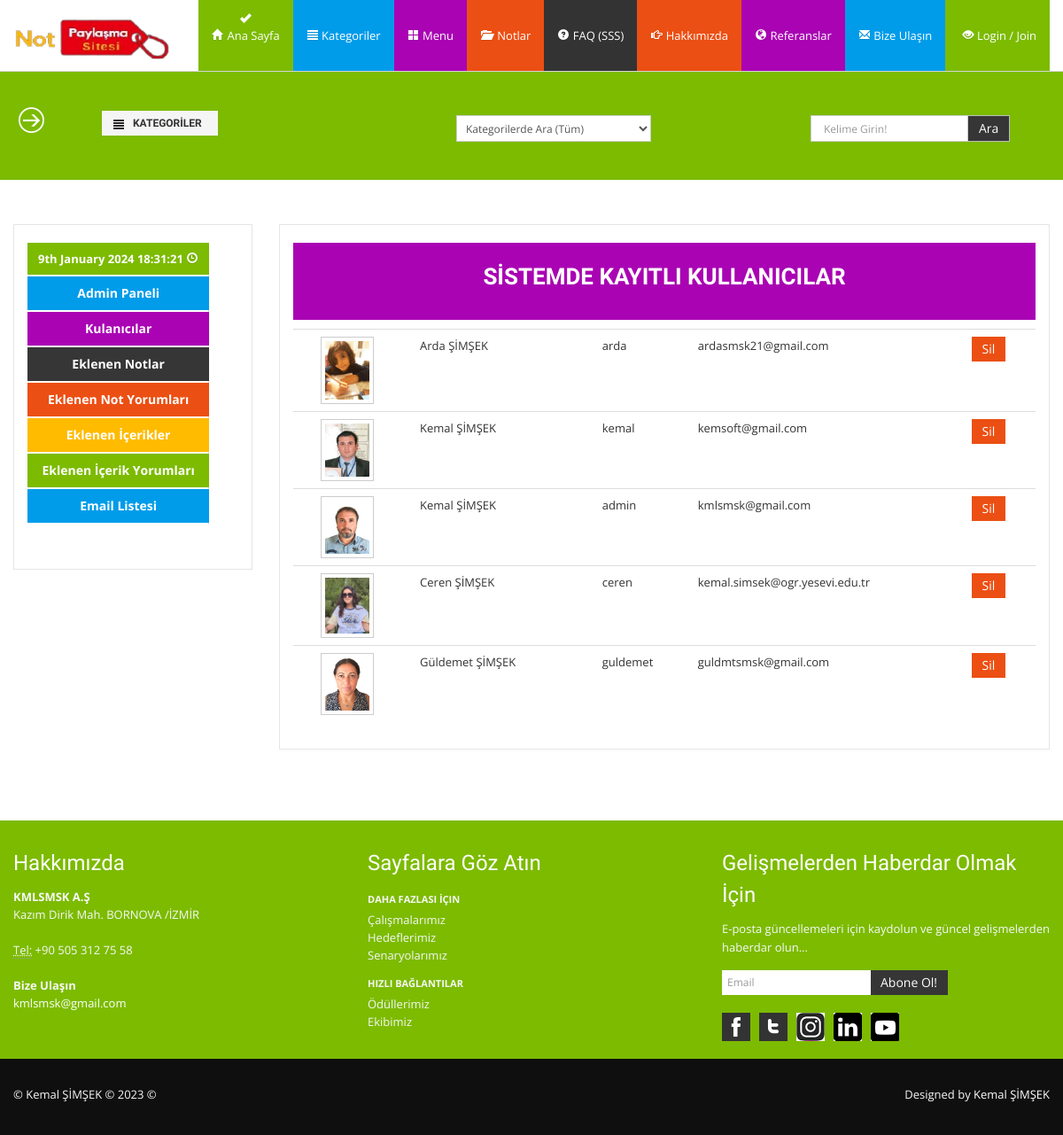
The page /user/users/ on the database its author committed.
### home/models.py (models this page shows, shortened)
class UserProfile(models.Model):
    user=models.OneToOneField(User, on_delete=models.CASCADE)
    phone=models.CharField(blank=True, max_length=20)
    address=models.CharField(blank=True, max_length=150)
    city=models.CharField(blank=True, max_length=25)
    country=models.CharField(blank=True,max_length=25)
    image=models.ImageField(blank=True, upload_to='images/users/')
    def image_tag(self):
        return mark_safe('<img src="{}" height="50"/> '.format(self.image.url))
    image_tag.short_description='Image'

class Settings(models.Model):
    STATUS=(
        ('True', 'Evet'),
        ('False', 'Hayir'),
    )
    title=models.CharField(max_length=200)
    keywords=models.CharField(max_length=255)
    description=models.CharField(max_length=255)
    company=models.CharField(max_length=100)
    address=models.CharField(blank=True,max_length=150)
    googleMap=models.CharField(blank=True, max_length=255)
    phone=models.CharField(blank=True, max_length=20)
    fax=models.CharField(blank=True,max_length=20)
    email=models.CharField(blank=True, max_length=60)
    smtpserver=models.CharField(blank=True,max_length=30)
    smtpemail=models.CharField(blank=True,max_length=30)
    smtppassword=models.CharField(blank=True,max_length=30)
    smtpport=models.CharField(blank=True,max_length=10)
    icon=models.ImageField(blank=True, upload_to='images/')
    facebook=models.CharField(blank=True,max_length=50)
    instagram=models.CharField(blank=True,max_length=50)
    twitter=models.CharField(blank=True,max_length=50)
    youtube=models.CharField(blank=True,max_length=70)
    linkedin=models.CharField(blank=True,max_length=90)
    aboutus=RichTextUploadingField(blank=True)
    contact=RichTextUploadingField(blank=True)
    references=RichTextUploadingField(blank=True)
    status=models.CharField(max_length=10, choices=STATUS)
    create_at=models.DateTimeField(auto_now_add=True)
    update_at=models.DateTimeField(auto_now=True)

### user/views.py (the view)
# urls.py: path('users/', views.users, name='users'),
def users(request):
    category=Category.objects.all()
    menu=Menu.objects.all()
    settings=Settings.objects.get(pk=1)
    users=UserProfile.objects.all()
    context={'category': category,
             'users': users,
             'menu': menu,
             'settings': settings,
             }
    return render(request, 'user_users.html', context)

### user/templates/user_users.html (shortened to what this page needs)
{% extends "homebase.html" %}
{% load static %}
{% block head %}
<!DOCTYPE html>
<html>
<head>
{% endblock head %}
{% block content  %}
{% include "head.html" %}
{% include "header.html" %}
{% include "search.html" %}
<section id="maincontent">
    <div class="container">
      <div class="row">
        <div class="span3">
          <aside>
            <div class="widget">
              {% include "admin_panel.html" %}
            </div>
          </aside>
        </div>
        <div class="span9">
          <aside>
            <div class="widget">
              <div class="well well-info">
                <center><b> <h3>SİSTEMDE KAYITLI KULLANICILAR</b></h3></center>
              </div>
              <table class="table">
                <tbody>
                    {% for rs in users %}
                    <tr>
                    <th> <td>
                      <img src="{{rs.image.url}}" class="img-polaroid" width="50"> </td>
                      <td> {{rs.user.first_name}} {{rs.user.last_name}}  </td> <td> </td>
                     <td> {{rs.user}} </td>
                     <td> {{rs.user.email}} </td>
                     <td>
                      <a href="/user/deleteusers/{{rs.id}}" onclick=" return confirm ('Silmek istediğinden emin misin?')" type="button" class="btn btn-danger"> Sil </button>
                    </td>
                  </th>
                </tr>
                    {% endfor %}
                </tbody>
              </table>
            </div>
          </aside>
        </div>
      </div>
    </div>
  </section>
  {% endblock content  %}

### home/templates/homebase.html (shortened to what this page needs)
{% load static %}
<!DOCTYPE html>
<html lang="{{ LANGUAGE_CODE }}">
<head>
    {% load static %}
    {% load static %}
  <link href="{% static "assets/css/bootstrap.css" %}" rel="stylesheet">
  <link href="{% static "assets/css/bootstrap-responsive.css" %}" rel="stylesheet">
  <link href="{% static "assets/css/docs.css" %}" rel="stylesheet">
  <link href="{% static "assets/css/prettyPhoto.css" %}" rel="stylesheet">
  <link href="{% static "assets/js/google-code-prettify/prettify.css" %}" rel="stylesheet">
  <link href="{% static "assets/css/camera.css" %}" rel="stylesheet">
  <link href="{% static "assets/css/style.css" %}" rel="stylesheet">
  <link href="{% static "assets/color/success.css" %}" rel="stylesheet">
    <link rel="stylesheet" href="https://ajax.googleapis.com/ajax/libs/jqueryui/1.11.4/themes/smoothness/jquery-ui.css">
    {% block head %}{% endblock head %}
</head>
<body>
{% block content %}  {% endblock content %}
{% include 'footer.html' %}
</body>
</html>

### home/templates/head.html (shortened to what this page needs)
<head>
{% load static %}
  <link href="{% static "assets/css/bootstrap.css" %}" rel="stylesheet">
  <link href="{% static "assets/css/bootstrap-responsive.css" %}" rel="stylesheet">
  <link href="{% static "assets/css/docs.css" %}" rel="stylesheet">
  <link href="{% static "assets/css/prettyPhoto.css" %}" rel="stylesheet">
  <link href="{% static "assets/js/google-code-prettify/prettify.css" %}" rel="stylesheet">
  <link href="{% static "assets/css/camera.css" %}" rel="stylesheet">
  <link href="{% static "assets/css/style.css" %}" rel="stylesheet">
  <link href="{% static "assets/color/success.css" %}" rel="stylesheet">
    <link rel="stylesheet" href="https://ajax.googleapis.com/ajax/libs/jqueryui/1.11.4/themes/smoothness/jquery-ui.css">
</head>

### home/templates/header.html (shortened to what this page needs)
{% load static %}
<header>
  <div class="navbar navbar-fixed-top">
    <div class="navbar-inner bg-info mx-auto">
      <div class="container">
        <a class="brand logo" href="/">
          <img src="{% static "assets/img/logo.png" %}" width="180"/>
        </a>
        <div>
          <nav>
            <ul class="nav topnav">
              <li class="dropdown bg-info success active">
                <a href="/"><i class="icon-home icon-white"></i> Ana Sayfa</a>
              </li>
              {% load mptt_tags %}
              <li class="dropdown primary">
                <a href="#"><i class="icon-align-justify icon-white"></i> Kategoriler</a>
              </li>
              <li class="dropdown info">
                <a href="#"><i class=" icon-th-large icon-white"></i> Menu</a>
              </li>
              <li class="dropdown danger">
                <a href="#"><i class="icon-folder-open icon-white"></i> Notlar</a>
              </li>
              <li class="dropdown inverse">
                <a href="#"><i class="icon-question-sign icon-white"></i> FAQ (SSS) </a>
              </li>
              <li class="dropdown danger">
                <a href="#"><i class=" icon-hand-right icon-white"></i> Hakkımızda</a>
              </li>
              <li class="dropdown info">
                <a href="#"><i class="icon-globe icon-white"></i> Referanslar</a>
              </li>
              <li class="dropdown primary">
                <a href="#"><i class="icon-envelope icon-white"></i> Bize Ulaşın</a>
              </li>
              <li class="dropdown success">
                {% if user.id is not None %}
                <a href="#"> <i class="icon-user icon-white"> </i>
                   {{user.username}} </a>
                <ul class="dropdown-menu">
                  <li><a href="#"> <img src="{{user.userprofile.image.url}}" class="avatar">
                  </a></li>
                     {%if user.is_superuser %}
                     <li><a href="/user/admin">Admin Paneli</a></li>
                     {% endif %}
                     <li><a href="/user/">Hesabım</a></li>
                     <li><a href="/user/update">Hesap Güncelle</a></li>
                     <li><a href="/user/{{user.id}}/password ">Şifre Değiştir</a></li>
                     <li><a href="/user/addnotes">Not Ekle</a></li>
                     <li><a href="/user/notes">Eklediğim Notlar
                      <span class="badge badge-success">{{request.session.note_item}} </span>
                    </a></li>
                    <li><a href="/notelist/">Beğendiğim Notlar
                      <span class="badge badge-primary">{{request.session.cart_item}} </span>
                    </a></li>
                    <li><a href="/user/comments">Not Yorumlarım
                      <span class="badge badge-warning ">{{request.session.comments_item}} </span>
                    </a></li>
                      <li><a href="/user/contents">Eklediğim İçerikler
                        <span class="badge badge-info">{{request.session.content_item}} </span>
                    </a></li>
                  <li><a href="/content/comments">İçerik Yorumlarım
                    <span class="badge badge-inverse">{{request.session.contentcomments_item}} </span>
                  </a></li>
                  <li><a href="/logout/"><span>Çıkış </span></a></li>
                </ul>
                {% else %}
                <a href="#"> <img src="">
                  <i class=" icon-eye-open icon-white"></i> Login / Join </a>
                  </li>
                </ul>
                {%endif%}
          </nav>
        </div>
      </div>
    </div>
  </div>
</header>

### home/templates/search.html (shortened to what this page needs)
{% load static %}
<link rel="stylesheet" href="https://ajax.googleapis.com/ajax/libs/jqueryui/1.11.4/themes/smoothness/jquery-ui.css">
<section id="subintro">
  <div class="jumbotron subhead" id="overview">
    <div class="container">
      <div class="row">
        <div class="span1">
          <h3><i class="m-icon-big-swapright m-icon-white"></i> </h3>
        </div>
        <div class="span4">
          <h5>
            {% load static %}
            <ul class="nav">
            {% load mptt_tags %}
            <li class="dropdown primary">
                <div class="btn-toolbar">
                  <div class="btn-group">
                  <a class="btn" href="#"><i class="icon-align-justify"> </i>
                    <b>&nbsp;&nbsp;KATEGORİLER&nbsp;&nbsp; </a>
                  </div></b>
                </div>
               </h5>
        </div><form class="form-search" action="/note_search/" method="POST">
        <div class="span4">
          {% load mptt_tags %}
          <select  name="catid" id="catid">
            <option value="a" name="catid" id="catid"> Kategorilerde Ara (Tüm) </option>
            </select>
        </div>
        <div class="span3">
          <div class="input-append">
              <input id="query" name="query" class="input-medium search-query" type="text" placeholder="Kelime Girin!">
              <button type="submit" class="btn btn-inverse">Ara</button>
              </form>
              </div>
          </div>
        </div>
</section>

### user/templates/admin_panel.html (shortened to what this page needs)
<div class="row">
<div class="span12">
<div class="tabbable tabs-left">
    <ul class="nav nav-tabs">
      <li class="active"><a href="/user/" data-toggle="tab"><center>  {% now "jS F Y H:i:s" %}
        <li class="icon-time icon-white"> </center></li></a> </li></center></a></li>
      <li><a href="/user/admin" class="btn btn-primary" type="button">Admin Paneli</a></li>
      <li><a href="/user/users" class="btn btn-info" type="button">Kulanıcılar</a></li>
      <li><a href="/user/allnotes/" class="btn btn-inverse" type="button">Eklenen Notlar</a></li>
      <li><a href="/user/allcomments/" class="btn btn-danger" type="button">Eklenen Not Yorumları</a></li>
      <li><a href="/user/allcontent/" class="btn btn-warning" type="button">Eklenen İçerikler</a></li>
      <li><a href="/content/allcomments/" class="btn btn-success" type="button">Eklenen İçerik Yorumları</a></li>
      <li><a href="/curriculumVitae/emaillist/" class="btn btn-primary" type="button">Email Listesi</a></li>
    </ul>
</div>

### home/templates/footer.html (shortened to what this page needs)
{% load static %}
 <footer class="footer">
  <div class="container">
    <div class="row">
      <div class="span4">
        <div class="widget">
          <h4>Hakkımızda</h4>
          <address>
        <strong>{{settings.company}} </strong><br>
        {{settings.address}}<br>
        <br>
        <abbr title="Phone">Tel:</abbr> {{settings.phone}}
        </address>
          <address>
        <strong>Bize Ulaşın</strong><br>
        <a href="mailto:{{settings.email}}">{{settings.email}}</a>
        </address>
        </div>
      </div>
      <div class="span4">
        <div class="widget">
          <h4>Sayfalara Göz Atın</h4>
          <ul class="nav nav-list regular">
            <li class="nav-header">Daha Fazlası İçin</li>
            <li><a href="#">Çalışmalarımız</a></li>
            <li><a href="#">Hedeflerimiz</a></li>
            <li><a href="#">Senaryolarımız</a></li>
            <li class="nav-header">Hızlı Bağlantılar</li>
            <li><a href="#">Ödüllerimiz</a></li>
            <li><a href="#">Ekibimiz</a></li>
          </ul>
        </div>
      </div>
      <div class="span4">
        <div class="widget">
          <h4>Gelişmelerden Haberdar Olmak İçin</h4>
          <form class="form-horizontal" action="/curriculumVitae/addlistmail/" method="post">
            <fieldset>
              <p>
                E-posta güncellemeleri için kaydolun ve güncel gelişmelerden haberdar olun...
              </p>
              <div class="input-prepend input-append">
                <input class="span2" id="email" name="email" type="text" placeholder="Email">
                <button class="btn btn-inverse" type="submit">Abone Ol!</button>
              </div>
            </fieldset>
          </form>
          <ul class="social_small">
            <li class="facebook first"><a href="{{settings.facebook}}" title="Facebook">Facebook</a></li>
            <li class="twitt"><a href="{{settings.twitter}}" title="Twitter">Twitter</a></li>
            <li class="googleplus"><a href="{{settings.instagram}}" title="Instagram">Instagram</a></li>
            <li class="flickr"><a href="{{settings.linkedin}}" title="Linkedin">Linkedin</a></li>
            <li class="dribbble"><a href="{{settings.youtube}}" title="Youtube">Youtube</a></li>
          </ul>
        </div>
      </div>
    </div>
  </div>
  <div class="verybottom">
    <div class="container">
      <div class="row">
        <div class="span6">
          <p>&copy; Kemal ŞİMŞEK &copy; 2023 &copy; </p>
        </div>
        <div class="span6">
          <div class="pull-right">
            <div class="credits">
              Designed by <a href="https://www.linkedin.com/in/kmlsmsk/"> Kemal ŞİMŞEK</a>
            </div>
          </div>
        </div>
      </div>
    </div>
  </div>
</footer>

### rows shown on the page
UserProfile: image (picture), user.first_name "Arda", user.last_name "ŞİMŞEK", user "arda", user.email "ardasmsk21@gmail.com"
UserProfile: image (picture), user.first_name "Kemal", user.last_name "ŞİMŞEK", user "kemal", user.email "kemsoft@gmail.com"
UserProfile: image (picture), user.first_name "Kemal", user.last_name "ŞİMŞEK", user "admin", user.email "kmlsmsk@gmail.com"
UserProfile: image (picture), user.first_name "Ceren", user.last_name "ŞİMŞEK", user "ceren", user.email "kemal.simsek@ogr.yesevi.edu.tr"
UserProfile: image (picture), user.first_name "Güldemet", user.last_name "ŞİMŞEK", user "guldemet", user.email "guldmtsmsk@gmail.com"
Settings: company "KMLSMSK A.Ş", address "Kazım Dirik Mah. BORNOVA /İZMİR", phone "+90 505 312 75 58", email "kmlsmsk@gmail.com"
